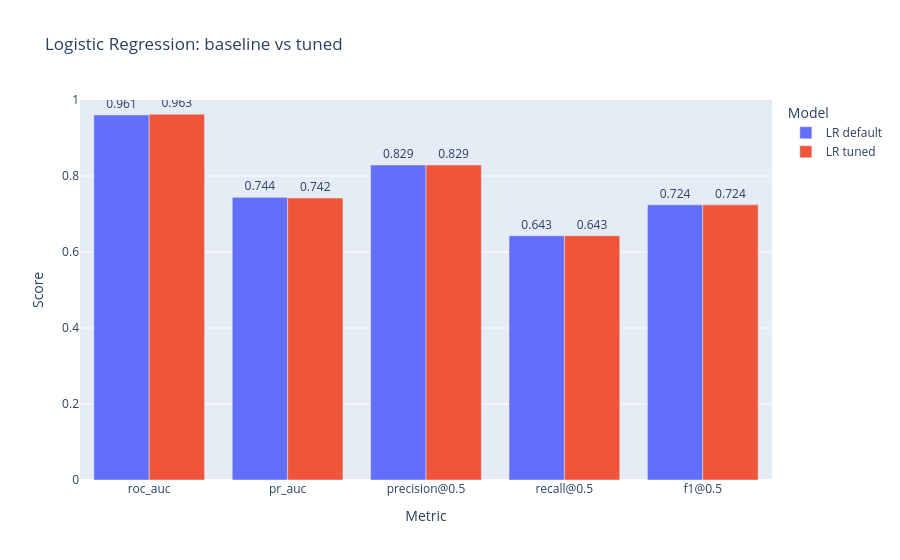

Notebook code cell kept with this figure:
### Markdown cell above
### Logistic Regression: Baseline vs Tuned Comparison

Before moving to a more complex model, we compare the baseline and tuned versions of Logistic Regression side by side. This helps us check whether hyperparameter tuning produced a meaningful improvement or whether the model has already reached its practical limit with this linear approach.

### Code cell
# Compare Logistic Regression baseline and tuned results
lr_comparison = pd.DataFrame([row_lr_default, row_lr_tuned])

display(lr_comparison)

# Convert results to long format for plotting
lr_plot = lr_comparison.melt(
    id_vars="name",
    value_vars=["roc_auc", "pr_auc", "precision@0.5", "recall@0.5", "f1@0.5"],
    var_name="Metric",
    value_name="Score",
)

# Interactive grouped bar chart
fig = px.bar(
    lr_plot,
    x="Metric",
    y="Score",
    color="name",
    barmode="group",
    text=lr_plot["Score"].map(lambda x: f"{x:.3f}"),
    title="Logistic Regression: baseline vs tuned",
)

fig.update_traces(
    textposition="outside",
    hovertemplate="Metric: %{x}<br>Score: %{y:.4f}<extra></extra>",
)

fig.update_layout(
    xaxis_title="Metric",
    yaxis_title="Score",
    yaxis_range=[0, 1],
    legend_title="Model",
)

fig.show()

### Figure 1 — Plotly figure (JSON) as saved in the notebook; plotly's stock layout.template omitted (floating-point values rounded to 4 significant figures)
{"data": [{"alignmentgroup": "True", "hovertemplate": "Metric: %{x}<br>Score: %{y:.4f}<extra></extra>", "legendgroup": "LR default", "marker": {"color": "#636efa", "pattern": {"shape": ""}}, "name": "LR default", "offsetgroup": "LR default", "orientation": "v", "showlegend": true, "text": ["0.961", "0.744", "0.829", "0.643", "0.724"], "textposition": "outside", "type": "bar", "x": ["roc_auc", "pr_auc", "precision@0.5", "recall@0.5", "f1@0.5"], "xaxis": "x", "y": [0.9608, 0.7438, 0.8289, 0.6429, 0.7241], "yaxis": "y"}, {"alignmentgroup": "True", "hovertemplate": "Metric: %{x}<br>Score: %{y:.4f}<extra></extra>", "legendgroup": "LR tuned", "marker": {"color": "#EF553B", "pattern": {"shape": ""}}, "name": "LR tuned", "offsetgroup": "LR tuned", "orientation": "v", "showlegend": true, "text": ["0.963", "0.742", "0.829", "0.643", "0.724"], "textposition": "outside", "type": "bar", "x": ["roc_auc", "pr_auc", "precision@0.5", "recall@0.5", "f1@0.5"], "xaxis": "x", "y": [0.9627, 0.742, 0.8289, 0.6429, 0.7241], "yaxis": "y"}], "layout": {"barmode": "group", "legend": {"title": {"text": "Model"}, "tracegroupgap": 0}, "title": {"text": "Logistic Regression: baseline vs tuned"}, "xaxis": {"anchor": "y", "domain": [0, 1], "title": {"text": "Metric"}}, "yaxis": {"anchor": "x", "domain": [0, 1], "range": [0, 1], "title": {"text": "Score"}}}}
